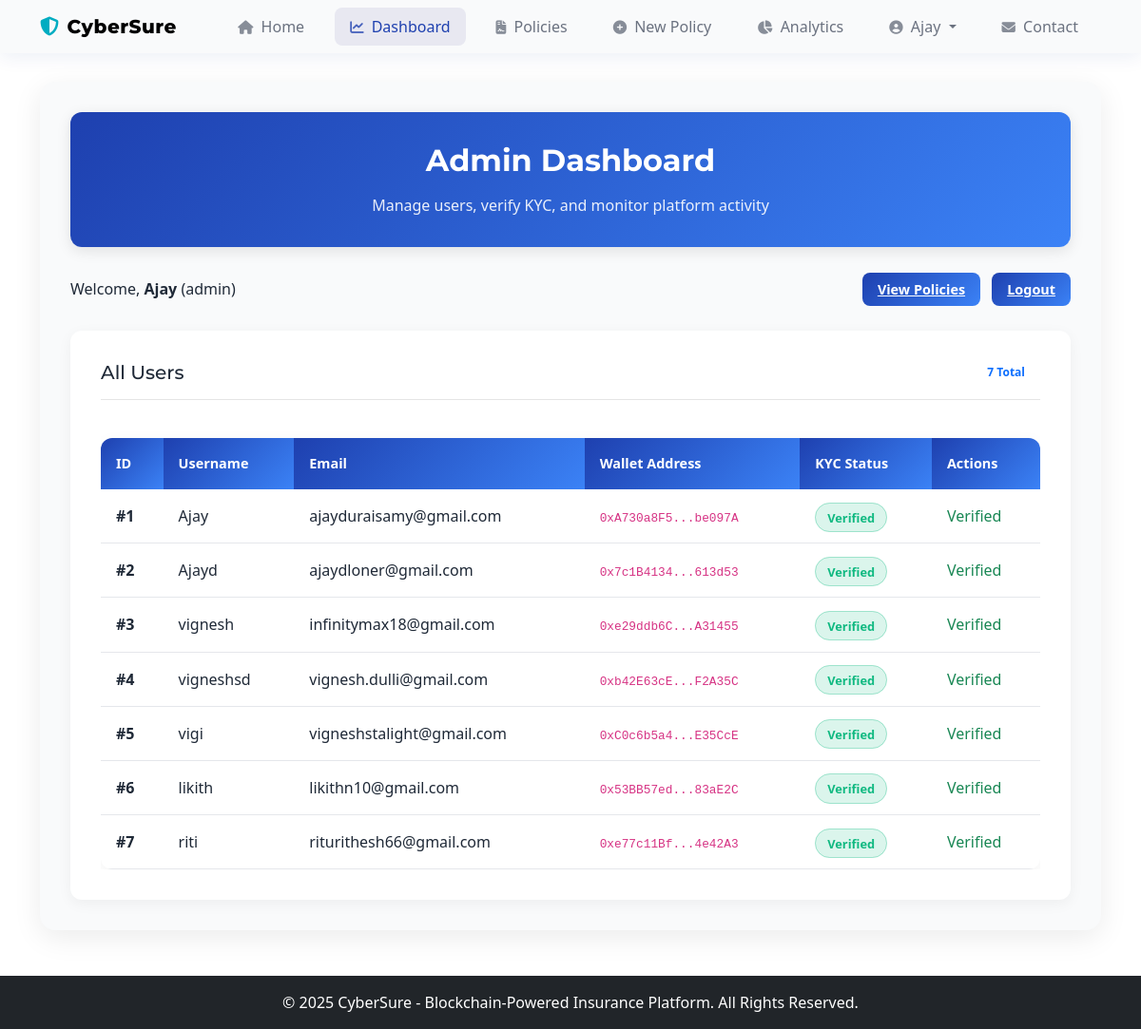
The page /admin/dashboard (signed in) on the database its author committed.
### models.py (models this page shows)
class User(UserMixin, db.Model):
    __tablename__ = 'users'
    id = db.Column(db.Integer, primary_key=True)
    username = db.Column(db.String(100), unique=True, nullable=False)
    email = db.Column(db.String(150), unique=True, nullable=False)
    password = db.Column(db.String(200), nullable=False)
    role = db.Column(db.String(50), default='customer')  # 'customer' or 'admin'
    wallet_address = db.Column(db.String(200), unique=True, nullable=True)
    kyc_verified = db.Column(db.Boolean, default=False)  # Admin-approved
    created_at = db.Column(db.DateTime, default=datetime.utcnow)
    updated_at = db.Column(db.DateTime, default=datetime.utcnow, onupdate=datetime.utcnow)
    policies = db.relationship('Policy', backref='user', lazy=True)
    def is_admin(self):
        return self.role == 'admin'

### app.py (the view)
@app.route('/admin/dashboard')
@login_required
def admin_dashboard():
    if not current_user.is_admin():
        flash('Access denied.', 'danger')
        return redirect(url_for('login'))
    users = User.query.all()
    return render_template('admin_dashboard.html', users=users)

### app.py (called while the page is built)
@login_manager.user_loader
def load_user(user_id):
    user = db.session.get(User, int(user_id))
    if user:
        print(f"Loaded user: {user.username}, Role: {user.role}")
    return user

### templates/admin_dashboard.html (shortened to what this page needs)
{% extends 'base.html' %}
{% block extra_head %}
<link href="https://cdn.jsdelivr.net/npm/nouislider@15.7.1/dist/nouislider.min.css" rel="stylesheet">
{% endblock %}
{% block content %}
<div class="admin-container">
    <div class="page-header">
        <h2>Admin Dashboard</h2>
        <p>Manage users, verify KYC, and monitor platform activity</p>
    </div>
    <div class="d-flex justify-content-between align-items-center mb-4">
        <p class="mb-0">Welcome, <strong>{{ current_user.username }}</strong> ({{ current_user.role }})</p>
        <div>
            <a href="{{ url_for('admin_policies') }}" class="btn-custom me-2">View Policies</a>
            <a href="{{ url_for('logout') }}" class="btn-custom">Logout</a>
        </div>
    </div>
    <div class="info-section">
        <div class="info-section-header">
            <h3>All Users</h3>
            <span class="badge bg-primary-soft text-primary px-3 py-1 rounded-pill">{{ users|length }} Total</span>
        </div>
        <div class="table-responsive">
            <table class="data-table">
                <thead>
                    <tr>
                        <th>ID</th>
                        <th>Username</th>
                        <th>Email</th>
                        <th>Wallet Address</th>
                        <th>KYC Status</th>
                        <th>Actions</th>
                    </tr>
                </thead>
                <tbody>
                    {% for user in users %}
                    <tr>
                        <td><strong>#{{ user.id }}</strong></td>
                        <td>{{ user.username }}</td>
                        <td>{{ user.email }}</td>
                        <td><code style="font-size:0.8rem;">{{ user.wallet_address[:10] }}...{{ user.wallet_address[-6:] }}</code></td>
                        <td>
                            <span class="status-badge {% if user.kyc_verified %}verified{% else %}not-verified{% endif %}">
                                {{ "Verified" if user.kyc_verified else "Pending" }}
                            </span>
                        </td>
                        <td>
                            {% if not user.kyc_verified %}
                            <a href="{{ url_for('verify_kyc', user_id=user.id) }}" class="btn btn-success btn-sm">Verify KYC</a>
                            {% else %}
                            <span class="text-success">Verified</span>
                            {% endif %}
                        </td>
                    </tr>
                    {% endfor %}
                </tbody>
            </table>
        </div>
    </div>
</div>
{% endblock %}

### templates/base.html (shortened to what this page needs)
<!DOCTYPE html>
<html lang="en">
<head>
    <link rel="stylesheet" href="{{ url_for('static', filename='css/index.css') }}">
    <link href="https://cdn.jsdelivr.net/npm/bootstrap@5.3.0/dist/css/bootstrap.min.css" rel="stylesheet">
    <link rel="stylesheet" href="https://cdnjs.cloudflare.com/ajax/libs/font-awesome/6.5.1/css/all.min.css">
    {% block extra_head %}{% endblock %}
</head>
<body>
    <nav class="navbar navbar-expand-lg sticky-top">
        <div class="container">
            <a class="navbar-brand d-flex align-items-center" href="{{ url_for('index') }}">
                <i class="fas fa-shield-alt me-2"></i>
                <span>CyberSure</span>
            </a>
            <div class="collapse navbar-collapse" id="navbarNav">
                <ul class="navbar-nav ms-auto">
                    <li class="nav-item">
                        <a class="nav-link {{ 'active' if request.endpoint == 'index' }}" href="{{ url_for('index') }}">
                            <i class="fas fa-home me-1"></i> Home
                        </a>
                    </li>
                    {% if current_user.is_authenticated %}
                        {% if current_user.role == 'admin' %}
                            <li class="nav-item">
                                <a class="nav-link {{ 'active' if request.endpoint == 'admin_dashboard' }}"
                                   href="{{ url_for('admin_dashboard') }}">
                                   <i class="fas fa-chart-line me-1"></i> Dashboard
                                </a>
                            </li>
                            <li class="nav-item">
                                <a class="nav-link {{ 'active' if request.endpoint == 'admin_policies' }}"
                                   href="{{ url_for('admin_policies') }}">
                                   <i class="fas fa-file-contract me-1"></i> Policies
                                </a>
                            </li>
                            <li class="nav-item">
                                <a class="nav-link {{ 'active' if request.endpoint == 'admin_policy' }}"
                                   href="{{ url_for('admin_policy') }}">
                                   <i class="fas fa-plus-circle me-1"></i> New Policy
                                </a>
                            </li>
                            <li class="nav-item">
                                <a class="nav-link {{ 'active' if request.endpoint == 'get_policies' }}"
                                   href="{{ url_for('get_policies') }}">
                                   <i class="fas fa-chart-pie me-1"></i> Analytics
                                </a>
                            </li>
                        {% endif %}
                        <li class="nav-item dropdown">
                            <a class="nav-link dropdown-toggle" href="#" id="userDropdown" role="button"
                               data-bs-toggle="dropdown" aria-expanded="false">
                               <i class="fas fa-user-circle me-1"></i>
                               {{ current_user.username }}
                            </a>
                        </li>
                    {% endif %}
                    <li class="nav-item">
                        <a class="nav-link {{ 'active' if request.endpoint == 'contact' }}"
                           href="{{ url_for('contact') }}">
                           <i class="fas fa-envelope me-1"></i> Contact
                        </a>
                    </li>
                </ul>
            </div>
        </div>
    </nav>
    <div class="container mt-4">
        {% block content %}{% endblock %}
    </div>
    <footer class="bg-dark text-white mt-5 p-3 text-center">
        &copy; 2025 CyberSure - Blockchain-Powered Insurance Platform. All Rights Reserved.
    </footer>
</body>
</html>

### static/css/index.css (style rules this page uses)
:root { --primary: #1a237e; --primary-light: #534bae; --primary-dark: #000051; --secondary: #00acc1; --secondary-light: #5ddef4; --secondary-dark: #007c91; --success: #43a047; --danger: #d32f2f; --warning: #ffa000; --text-primary: #2c3e50; --text-secondary: #546e7a; --background: #f5f7fa; --surface: #ffffff; --gradient: linear-gradient(135deg, var(--primary) 0%, var(--primary-light) 100%); }
body { font-family: 'Inter', 'Roboto', sans-serif; background-color: var(--background); color: var(--text-primary); line-height: 1.6; overflow-x: hidden; }
h1, h2, h3, h4, h5, h6, .navbar-brand { font-family: 'Montserrat', sans-serif; font-weight: 700; }
.navbar { background: var(--surface) !important; box-shadow: 0 4px 20px rgba(12, 46, 138, 0.08); padding: 12px 0; position: sticky; top: 0; z-index: 1000; }
.navbar-brand { color: var(--primary); font-weight: 800; letter-spacing: 0.5px; font-size: 1.4rem; transition: all 0.4s ease; }
.navbar-brand i { color: var(--secondary); margin-right: 8px; }
.nav-link { font-weight: 600; position: relative; margin: 0 8px; color: var(--text-secondary) !important; padding: 8px 16px !important; border-radius: 8px; transition: all 0.3s ease; }
.nav-link i { margin-right: 4px; font-size: 0.9em; opacity: 0.8; }
.nav-link.active { color: var(--primary) !important; background-color: rgba(26, 35, 126, 0.08); }
.container.mt-4 { animation: fadeIn 1s ease; }
footer { background: var(--dark) !important; padding: 25px 0 !important; margin-top: 50px !important; font-weight: 500; background: linear-gradient(135deg, var(--dark) 0%, #0f172a 100%) !important; }
.navbar { transition: all 0.3s ease; }

### templates/admin_dashboard.html (style rules this page uses)
:root { --primary:#1e40af;--primary-light:#3b82f6;--success:#10b981;--danger:#ef4444;--warning:#f59e0b; --text-primary:#1f2937;--text-secondary:#6b7280;--surface:#f9fafb;--border:#e2e8f0; }
.admin-container { max-width: 1200px; margin: 30px auto; background: var(--surface); padding: 2rem; border-radius: 16px; box-shadow: 0 8px 30px rgba(0, 0, 0, 0.08); color: var(--text-primary); }
.page-header { text-align: center; margin-bottom: 2rem; padding: 2rem 0; background: linear-gradient(135deg, var(--primary) 0%, var(--primary-light) 100%); color: white; border-radius: 12px; box-shadow: 0 4px 15px rgba(0, 0, 0, 0.1); }
.page-header h2 { font-weight: 700; margin-bottom: 1rem; font-size: 2rem; }
.page-header p { color: rgba(255, 255, 255, 0.9); max-width: 600px; margin: 0 auto; }
.info-section { background: white; padding: 2rem; border-radius: 12px; margin-top: 2rem; box-shadow: 0 4px 15px rgba(0, 0, 0, 0.05); }
.info-section-header { display: flex; align-items: center; justify-content: space-between; margin-bottom: 1.5rem; padding-bottom: 1rem; border-bottom: 1px solid rgba(0, 0, 0, 0.1); }
.info-section-header h3 { font-size: 1.25rem; margin: 0; color: var(--text-primary); }
.btn-custom { background: linear-gradient(135deg, var(--primary) 0%, var(--primary-light) 100%); color: white; border: none; padding: 0.5rem 1rem; border-radius: 8px; font-weight: 600; font-size: 0.9rem; transition: all 0.3s ease; }
.data-table { width: 100%; border-collapse: collapse; margin-top: 1rem; background: white; border-radius: 12px; overflow: hidden; box-shadow: 0 4px 15px rgba(0, 0, 0, 0.05); }
.data-table th { background: linear-gradient(135deg, var(--primary) 0%, var(--primary-light) 100%); color: white; padding: 1rem; text-align: left; font-weight: 600; font-size: 0.9rem; }
.data-table td { padding: 1rem; border-bottom: 1px solid #e5e7eb; }
.status-badge { padding: 0.35rem 0.75rem; border-radius: 50px; font-size: 0.8rem; font-weight: 600; }
.verified { background: rgba(16,185,129,0.15); color: var(--success); border: 1px solid rgba(16,185,129,0.3); }

### rows shown on the page
User: username "Ajay", role "admin", id "1", email "ajayduraisamy@gmail.com", wallet_address "0xA730a8F5", wallet_address "be097A", kyc_verified "Verified"
User: id "2", username "Ajayd", email "ajaydloner@gmail.com", wallet_address "0x7c1B4134", wallet_address "613d53", kyc_verified "Verified"
User: id "3", username "vignesh", email "infinitymax18@gmail.com", wallet_address "0xe29ddb6C", wallet_address "A31455", kyc_verified "Verified"
User: id "4", username "vigneshsd", email "vignesh.dulli@gmail.com", wallet_address "0xb42E63cE", wallet_address "F2A35C", kyc_verified "Verified"
User: id "5", username "vigi", email "vigneshstalight@gmail.com", wallet_address "0xC0c6b5a4", wallet_address "E35CcE", kyc_verified "Verified"
User: id "6", username "likith", email "likithn10@gmail.com", wallet_address "0x53BB57ed", wallet_address "83aE2C", kyc_verified "Verified"
User: id "7", username "riti", email "riturithesh66@gmail.com", wallet_address "0xe77c11Bf", wallet_address "4e42A3", kyc_verified "Verified"

### other values the page prints
{{ users|length }} "7"
